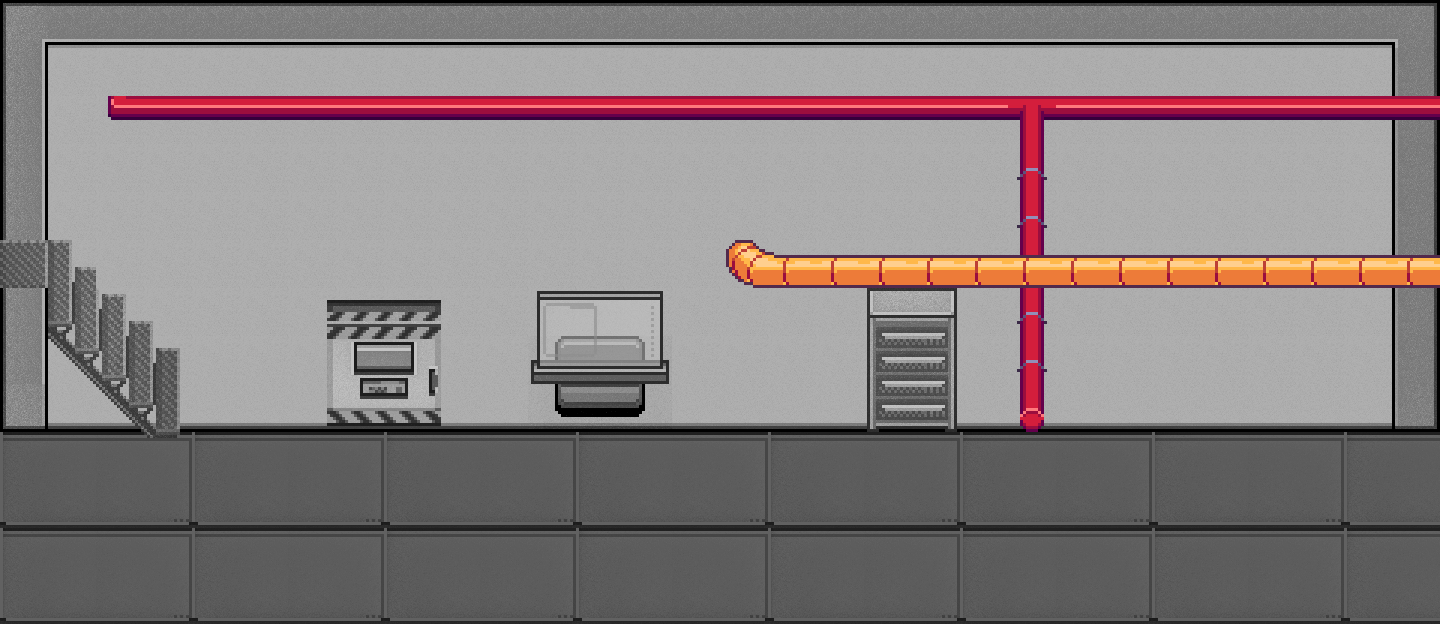

Tiled map render using the project's own tile images. Description and the whole map definition, tile-layer contents included, below:
An orthogonal 30x13 tile map with 48x48 px tiles, 3 tile layers (Tile Layer 1, Tile Layer 2, Tile Layer 3), 4 tilesets and 5 objects (TopEdge, VendingMachine, Screen, Cabinet, Pipe).

<map version="1.10" tiledversion="1.10.2" orientation="orthogonal" renderorder="right-down" width="30" height="13" tilewidth="48" tileheight="48" infinite="0" nextlayerid="5" nextobjectid="11">
 <tileset firstgid="1" source="Tilesets/tilesFloorBlack.tsx" />
 <tileset firstgid="199" source="Tilesets/tilesWallsBlack.tsx" />
 <tileset firstgid="391" source="Tilesets/tilesWalls.tsx" />
 <tileset firstgid="583" source="Tilesets/tilesStuffBlack.tsx" />
 <layer id="1" name="Tile Layer 1" width="30" height="13" locked="1">
  <data encoding="csv">
199,201,201,201,201,201,201,201,201,201,201,201,201,201,201,201,201,201,201,201,201,201,201,201,201,201,201,201,201,203,
211,213,213,213,213,213,213,213,213,213,213,213,213,213,213,213,213,213,213,213,213,213,213,213,213,213,213,213,213,239,
211,213,213,213,213,213,213,213,213,213,213,213,213,213,213,213,213,213,213,213,213,213,213,213,213,213,213,213,213,239,
211,213,213,213,213,213,213,213,213,213,213,213,213,213,213,213,213,213,213,213,213,213,213,213,213,213,213,213,213,239,
211,213,213,213,213,213,213,213,213,213,213,213,213,213,213,213,213,213,213,213,213,213,213,213,213,213,213,213,213,239,
211,213,213,213,213,213,213,213,213,213,213,213,213,213,213,213,213,213,213,213,213,213,213,213,213,213,213,213,213,239,
211,213,213,213,213,213,213,213,213,213,213,213,213,213,213,213,213,213,213,213,213,213,213,213,213,213,213,213,213,239,
211,213,213,213,213,213,213,213,213,213,213,228,229,230,213,213,213,213,213,213,213,213,213,213,213,213,213,213,213,239,
247,225,225,225,225,225,225,225,225,225,225,240,241,242,225,225,225,225,225,225,225,225,225,225,225,225,225,225,225,251,
182,183,183,184,182,183,183,184,182,183,183,184,182,183,183,184,182,183,183,184,182,183,183,184,182,183,183,184,182,183,
193,194,194,195,193,194,194,195,193,194,194,195,193,194,194,195,193,194,194,195,193,194,194,195,193,194,194,195,193,194,
182,183,183,184,182,183,183,184,182,183,183,184,182,183,183,184,182,183,183,184,182,183,183,184,182,183,183,184,182,183,
193,194,194,195,193,194,194,195,193,194,194,195,193,194,194,195,193,194,194,195,193,194,194,195,193,194,194,195,193,194
</data>
 </layer>
 <layer id="2" name="Tile Layer 2" width="30" height="13" locked="1">
  <data encoding="csv">
0,0,0,0,0,0,0,0,0,0,0,0,0,0,0,0,0,0,0,0,0,0,0,0,0,0,0,0,0,0,
0,0,0,0,0,0,0,0,0,0,0,0,0,0,0,0,0,0,0,0,0,0,0,0,0,0,0,0,0,0,
0,0,463,465,465,465,465,465,465,465,465,465,465,465,465,465,465,465,465,465,465,456,465,465,465,465,465,465,465,465,
0,0,0,0,0,0,0,0,0,0,0,0,0,0,0,0,0,0,0,0,0,454,0,0,0,0,0,0,0,0,
0,0,0,0,0,0,0,0,0,0,0,0,0,0,0,0,0,0,0,0,0,454,0,0,0,0,0,0,0,0,
0,0,0,0,0,0,0,0,0,0,0,0,0,0,0,0,0,0,0,0,0,454,0,0,0,0,0,0,0,0,
0,0,0,0,0,0,0,0,0,0,0,0,0,0,0,0,0,0,0,0,0,454,0,0,0,0,0,0,0,0,
0,0,0,0,0,0,0,0,0,0,0,0,0,0,0,0,0,0,0,0,0,454,0,0,0,0,0,0,0,0,
0,0,0,0,0,0,0,0,0,0,0,0,0,0,0,0,0,0,0,0,0,467,0,0,0,0,0,0,0,0,
0,0,0,0,0,0,0,0,0,0,0,0,0,0,0,0,0,0,0,0,0,0,0,0,0,0,0,0,0,0,
0,0,0,0,0,0,0,0,0,0,0,0,0,0,0,0,0,0,0,0,0,0,0,0,0,0,0,0,0,0,
0,0,0,0,0,0,0,0,0,0,0,0,0,0,0,0,0,0,0,0,0,0,0,0,0,0,0,0,0,0,
0,0,0,0,0,0,0,0,0,0,0,0,0,0,0,0,0,0,0,0,0,0,0,0,0,0,0,0,0,0
</data>
 </layer>
 <layer id="3" name="Tile Layer 3" width="30" height="13" locked="1">
  <data encoding="csv">
0,0,0,0,0,0,0,0,0,0,0,0,0,0,0,0,0,0,0,0,0,0,0,0,0,0,0,0,0,0,
0,0,0,0,0,0,0,0,0,0,0,0,0,0,0,0,0,0,0,0,0,0,0,0,0,0,0,0,0,0,
0,0,0,0,0,0,0,0,0,0,0,0,0,0,0,0,0,0,0,0,0,0,0,0,0,0,0,0,0,0,
0,0,0,0,0,0,0,0,0,0,0,0,0,0,0,0,0,0,0,0,0,0,0,0,0,0,0,0,0,0,
0,0,0,0,0,0,0,0,0,0,0,0,0,0,0,0,0,0,0,0,0,0,0,0,0,0,0,0,0,0,
1019,1020,0,0,0,0,0,0,0,0,0,0,0,0,0,444,445,446,446,446,446,446,446,446,446,446,446,446,446,446,
0,1057,1058,1059,0,0,1080,1081,1082,1083,0,1134,1135,1136,0,0,0,0,949,950,0,0,0,0,0,0,0,0,0,0,
0,1094,1095,1096,0,0,1117,1118,1119,1120,0,1171,1172,1173,0,0,0,0,986,987,0,0,0,0,0,0,0,0,0,0,
0,1131,1132,1133,0,0,1154,1155,1156,1157,0,0,0,0,0,0,0,0,1023,1024,0,0,0,0,0,0,0,0,0,0,
0,1168,1169,1170,0,0,0,0,0,0,0,0,0,0,0,0,0,0,0,0,0,0,0,0,0,0,0,0,0,0,
0,0,0,0,0,0,0,0,0,0,0,0,0,0,0,0,0,0,0,0,0,0,0,0,0,0,0,0,0,0,
0,0,0,0,0,0,0,0,0,0,0,0,0,0,0,0,0,0,0,0,0,0,0,0,0,0,0,0,0,0,
0,0,0,0,0,0,0,0,0,0,0,0,0,0,0,0,0,0,0,0,0,0,0,0,0,0,0,0,0,0
</data>
 </layer>
 <objectgroup id="4" name="InteractiveThings" locked="1">
  <object id="1" name="TopEdge" x="0" y="3.0303" width="1445.45" height="314.788" />
  <object id="2" name="VendingMachine" x="329.333" y="298.667" width="109.333" height="66.6667" />
  <object id="3" name="Screen" x="540" y="281.333" width="128" height="81.3333" />
  <object id="4" name="Cabinet" x="868" y="285.333" width="86.6667" height="85.3333" />
  <object id="5" name="Pipe" x="1022.67" y="284" width="24" height="88" />
 </objectgroup>
</map>
